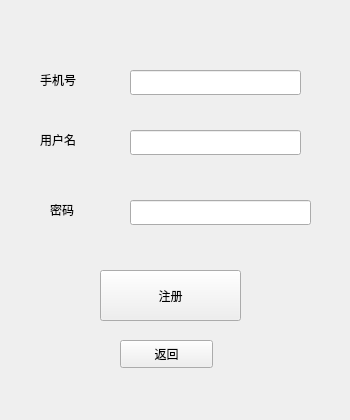
<?xml version="1.0" encoding="UTF-8"?>
<ui version="4.0">
 <class>RegisterWidget</class>
 <widget class="QWidget" name="RegisterWidget">
  <property name="geometry">
   <rect>
    <x>0</x>
    <y>0</y>
    <width>350</width>
    <height>420</height>
   </rect>
  </property>
  <property name="minimumSize">
   <size>
    <width>350</width>
    <height>420</height>
   </size>
  </property>
  <property name="maximumSize">
   <size>
    <width>350</width>
    <height>420</height>
   </size>
  </property>
  <property name="windowTitle">
   <string>Form</string>
  </property>
  <widget class="QLabel" name="label_2">
   <property name="geometry">
    <rect>
     <x>50</x>
     <y>200</y>
     <width>69</width>
     <height>19</height>
    </rect>
   </property>
   <property name="text">
    <string>密码</string>
   </property>
  </widget>
  <widget class="QLineEdit" name="passwordlineEdit">
   <property name="geometry">
    <rect>
     <x>130</x>
     <y>200</y>
     <width>181</width>
     <height>25</height>
    </rect>
   </property>
  </widget>
  <widget class="QLineEdit" name="phonelineEdit">
   <property name="geometry">
    <rect>
     <x>130</x>
     <y>70</y>
     <width>171</width>
     <height>25</height>
    </rect>
   </property>
  </widget>
  <widget class="QLineEdit" name="namelineEdit">
   <property name="geometry">
    <rect>
     <x>130</x>
     <y>130</y>
     <width>171</width>
     <height>25</height>
    </rect>
   </property>
  </widget>
  <widget class="QPushButton" name="backButton">
   <property name="geometry">
    <rect>
     <x>120</x>
     <y>340</y>
     <width>93</width>
     <height>28</height>
    </rect>
   </property>
   <property name="text">
    <string>返回</string>
   </property>
  </widget>
  <widget class="QLabel" name="label_3">
   <property name="geometry">
    <rect>
     <x>40</x>
     <y>130</y>
     <width>69</width>
     <height>19</height>
    </rect>
   </property>
   <property name="text">
    <string>用户名</string>
   </property>
  </widget>
  <widget class="QLabel" name="label">
   <property name="geometry">
    <rect>
     <x>40</x>
     <y>70</y>
     <width>61</width>
     <height>19</height>
    </rect>
   </property>
   <property name="text">
    <string>手机号</string>
   </property>
  </widget>
  <widget class="QPushButton" name="registerButton">
   <property name="geometry">
    <rect>
     <x>100</x>
     <y>270</y>
     <width>141</width>
     <height>51</height>
    </rect>
   </property>
   <property name="text">
    <string>注册</string>
   </property>
  </widget>
 </widget>
 <resources/>
 <connections/>
</ui>
